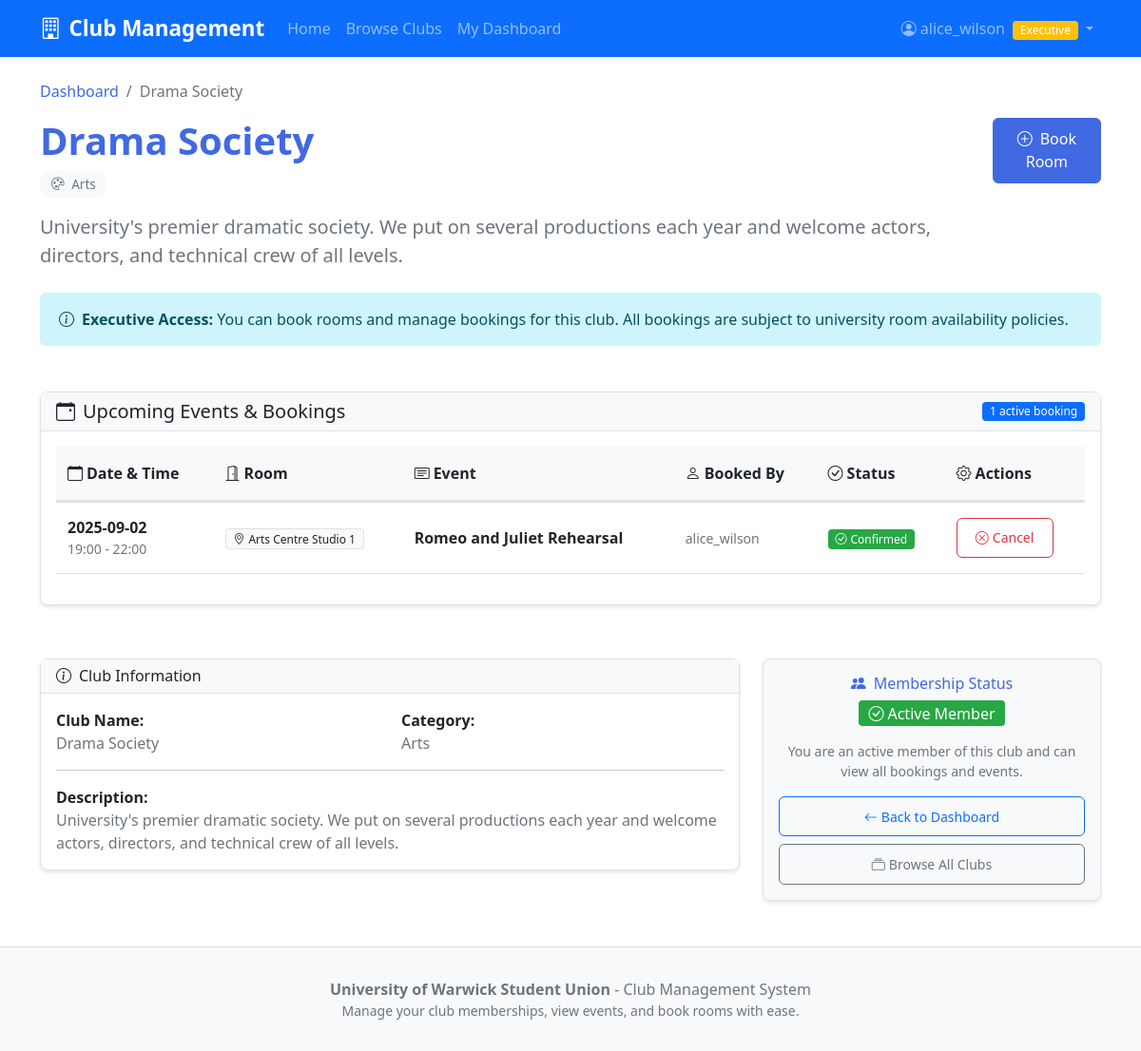
Screenshot of /club/2 (signed in) with the database file from the repository.
### tables this page shows
CREATE TABLE users (
    id INTEGER PRIMARY KEY AUTOINCREMENT,
    student_reg_number TEXT NOT NULL UNIQUE,
    username TEXT NOT NULL UNIQUE,
    email TEXT NOT NULL UNIQUE,
    phone_number TEXT,
    password TEXT NOT NULL, -- NOTE: In production, passwords should be hashed using bcrypt or similar
    role TEXT NOT NULL DEFAULT 'member' CHECK (role IN ('member', 'executive'))
);

CREATE TABLE clubs (
    id INTEGER PRIMARY KEY AUTOINCREMENT,
    name TEXT NOT NULL UNIQUE,
    description TEXT,
    category TEXT NOT NULL DEFAULT 'General' CHECK (category IN ('Academic', 'Sports', 'Arts', 'Cultural', 'Technology', 'Social', 'General'))
);

CREATE TABLE bookings (
    id INTEGER PRIMARY KEY AUTOINCREMENT,
    club_id INTEGER NOT NULL,
    booked_by_user_id INTEGER NOT NULL,
    room_name TEXT NOT NULL,
    event_title TEXT NOT NULL,
    start_time DATETIME NOT NULL,
    end_time DATETIME NOT NULL,
    status TEXT NOT NULL DEFAULT 'Confirmed' CHECK (status IN ('Confirmed', 'Cancelled')),
    created_at DATETIME DEFAULT CURRENT_TIMESTAMP,
    FOREIGN KEY (club_id) REFERENCES clubs (id) ON DELETE CASCADE,
    FOREIGN KEY (booked_by_user_id) REFERENCES users (id) ON DELETE CASCADE
);

### app.py (the view)
@app.route('/club/<int:club_id>')
def club_details(club_id):
    if 'user_id' not in session:
        flash('Please log in to view club details.', 'warning')
        return redirect(url_for('login'))
    db = get_db()
    membership = db.execute('''
        SELECT * FROM memberships
        WHERE user_id = ? AND club_id = ?
    ''', (session['user_id'], club_id)).fetchone()
    if not membership:
        flash('You must be a member of this club to view its details.', 'danger')
        return redirect(url_for('dashboard'))
    club = db.execute('SELECT * FROM clubs WHERE id = ?', (club_id,)).fetchone()
    bookings = db.execute('''
        SELECT b.*, u.username as booked_by_username
        FROM bookings b
        JOIN users u ON b.booked_by_user_id = u.id
        WHERE b.club_id = ? AND b.status = 'Confirmed'
        AND datetime(b.start_time) >= datetime('now')
        ORDER BY b.start_time
    ''', (club_id,)).fetchall()
    db.close()
    return render_template('club_details.html', club=club, bookings=bookings, user_role=get_user_role())

### templates/club_details.html (shortened to what this page needs)
{% extends "layout.html" %}
{% block content %}
<div class="container mt-4">
    <div class="row mb-4">
        <div class="col-12">
            <nav aria-label="breadcrumb">
                <ol class="breadcrumb">
                    <li class="breadcrumb-item"><a href="{{ url_for('dashboard') }}">Dashboard</a></li>
                    <li class="breadcrumb-item active">{{ club.name }}</li>
                </ol>
            </nav>
            <div class="d-flex justify-content-between align-items-start">
                <div>
                    <h2 class="display-6 fw-bold text-primary mb-2">{{ club.name }}</h2>
                    <span class="category-badge mb-3">
                        {% if club.category == 'Technology' %}
                            <i class="bi bi-laptop me-1"></i>
                        {% elif club.category == 'Sports' %}
                            <i class="bi bi-trophy me-1"></i>
                        {% elif club.category == 'Arts' %}
                            <i class="bi bi-palette me-1"></i>
                        {% elif club.category == 'Academic' %}
                            <i class="bi bi-book me-1"></i>
                        {% elif club.category == 'Cultural' %}
                            <i class="bi bi-globe me-1"></i>
                        {% else %}
                            <i class="bi bi-people me-1"></i>
                        {% endif %}
                        {{ club.category }}
                    </span>
                    {% if club.description %}
                    <p class="lead text-muted mb-0">{{ club.description }}</p>
                    {% endif %}
                </div>
                {% if user_role == 'executive' %}
                <div>
                    <button type="button" class="btn btn-primary" data-bs-toggle="modal" data-bs-target="#bookingModal">
                        <i class="bi bi-plus-circle me-2"></i>Book Room
                    </button>
                </div>
                {% endif %}
            </div>
        </div>
    </div>
    {% if user_role == 'executive' %}
    <div class="row mb-4">
        <div class="col-12">
            <div class="alert alert-info">
                <div class="d-flex align-items-center">
                    <i class="bi bi-info-circle me-2"></i>
                    <div>
                        <strong>Executive Access:</strong> You can book rooms and manage bookings for this club.
                        All bookings are subject to university room availability policies.
                    </div>
                </div>
            </div>
        </div>
    </div>
    {% endif %}
    <div class="row">
        <div class="col-12">
            <div class="card card-spacing">
                <div class="card-header d-flex justify-content-between align-items-center">
                    <h5 class="mb-0">
                        <i class="bi bi-calendar-event me-2"></i>Upcoming Events & Bookings
                    </h5>
                    <span class="badge bg-primary">{{ bookings|length }} active booking{{ 's' if bookings|length != 1 else '' }}</span>
                </div>
                {% if bookings %}
                <div class="card-body">
                    <div class="table-responsive">
                        <table class="table table-hover">
                            <thead>
                                <tr>
                                    <th><i class="bi bi-calendar me-1"></i>Date & Time</th>
                                    <th><i class="bi bi-door-open me-1"></i>Room</th>
                                    <th><i class="bi bi-card-text me-1"></i>Event</th>
                                    <th><i class="bi bi-person me-1"></i>Booked By</th>
                                    <th><i class="bi bi-check-circle me-1"></i>Status</th>
                                    {% if user_role == 'executive' %}
                                    <th><i class="bi bi-gear me-1"></i>Actions</th>
                                    {% endif %}
                                </tr>
                            </thead>
                            <tbody>
                                {% for booking in bookings %}
                                <tr>
                                    <td>
                                        <div class="d-flex flex-column">
                                            <strong>{{ booking.start_time[:10] }}</strong>
                                            <small class="text-muted">
                                                {{ booking.start_time[11:16] }} - {{ booking.end_time[11:16] }}
                                            </small>
                                        </div>
                                    </td>
                                    <td>
                                        <span class="badge bg-light text-dark border">
                                            <i class="bi bi-geo-alt me-1"></i>{{ booking.room_name }}
                                        </span>
                                    </td>
                                    <td>
                                        <strong>{{ booking.event_title }}</strong>
                                    </td>
                                    <td>
                                        <small class="text-muted">{{ booking.booked_by_username }}</small>
                                    </td>
                                    <td>
                                        {% if booking.status == 'Confirmed' %}
                                        <span class="badge bg-success">
                                            <i class="bi bi-check-circle me-1"></i>Confirmed
                                        </span>
                                        {% else %}
                                        <span class="badge bg-secondary">
                                            <i class="bi bi-x-circle me-1"></i>{{ booking.status }}
                                        </span>
                                        {% endif %}
                                    </td>
                                    {% if user_role == 'executive' %}
                                    <td>
                                        {% if booking.status == 'Confirmed' %}
                                        <a href="{{ url_for('cancel_booking', booking_id=booking.id) }}"
                                           class="btn btn-outline-danger btn-sm"
                                           onclick="return confirmDelete('Are you sure you want to cancel this booking? This action cannot be undone.')">
                                            <i class="bi bi-x-circle me-1"></i>Cancel
                                        </a>
                                        {% else %}
                                        <span class="text-muted small">No actions</span>
                                        {% endif %}
                                    </td>
                                    {% endif %}
                                </tr>
                                {% endfor %}
                            </tbody>
                        </table>
                    </div>
                </div>
                {% endif %}
            </div>
        </div>
    </div>
    <div class="row mt-4">
        <div class="col-lg-8">
            <div class="card">
                <div class="card-header">
                    <h6 class="mb-0">
                        <i class="bi bi-info-circle me-2"></i>Club Information
                    </h6>
                </div>
                <div class="card-body">
                    <div class="row">
                        <div class="col-sm-6">
                            <strong>Club Name:</strong><br>
                            <span class="text-muted">{{ club.name }}</span>
                        </div>
                        <div class="col-sm-6">
                            <strong>Category:</strong><br>
                            <span class="text-muted">{{ club.category }}</span>
                        </div>
                    </div>
                    {% if club.description %}
                    <hr>
                    <div class="row">
                        <div class="col-12">
                            <strong>Description:</strong><br>
                            <span class="text-muted">{{ club.description }}</span>
                        </div>
                    </div>
                    {% endif %}
                </div>
            </div>
        </div>
        <div class="col-lg-4">
            <div class="card bg-light-custom">
                <div class="card-body text-center">
                    <h6 class="card-title text-primary">
                        <i class="bi bi-people-fill me-2"></i>Membership Status
                    </h6>
                    <div class="mb-3">
                        <span class="badge bg-success fs-6">
                            <i class="bi bi-check-circle me-1"></i>Active Member
                        </span>
                    </div>
                    <p class="card-text small text-muted mb-3">
                        You are an active member of this club and can view all bookings and events.
                    </p>
                    <div class="d-grid gap-2">
                        <a href="{{ url_for('dashboard') }}" class="btn btn-outline-primary btn-sm">
                            <i class="bi bi-arrow-left me-1"></i>Back to Dashboard
                        </a>
                        <a href="{{ url_for('clubs') }}" class="btn btn-outline-secondary btn-sm">
                            <i class="bi bi-collection me-1"></i>Browse All Clubs
                        </a>
                    </div>
                </div>
            </div>
        </div>
    </div>
</div>
{% endblock %}

### templates/layout.html (shortened to what this page needs)
<!DOCTYPE html>
<html lang="en">
<head>
    <link href="https://cdn.jsdelivr.net/npm/bootstrap@5.1.3/dist/css/bootstrap.min.css" rel="stylesheet">
    <link rel="stylesheet" href="https://cdn.jsdelivr.net/npm/bootstrap-icons@1.7.2/font/bootstrap-icons.css">
    <link rel="stylesheet" href="{{ url_for('static', filename='styles.css') }}">
</head>
<body>
    <nav class="navbar navbar-expand-lg navbar-dark bg-primary">
        <div class="container">
            <a class="navbar-brand" href="{{ url_for('index') }}">
                <i class="bi bi-building me-2"></i>Club Management
            </a>
            <div class="collapse navbar-collapse" id="navbarNav">
                <ul class="navbar-nav me-auto">
                    <li class="nav-item">
                        <a class="nav-link" href="{{ url_for('index') }}">Home</a>
                    </li>
                    <li class="nav-item">
                        <a class="nav-link" href="{{ url_for('clubs') }}">Browse Clubs</a>
                    </li>
                    {% if session.user_id %}
                    <li class="nav-item">
                        <a class="nav-link" href="{{ url_for('dashboard') }}">My Dashboard</a>
                    </li>
                    {% endif %}
                </ul>
                <ul class="navbar-nav">
                    {% if session.user_id %}
                        <li class="nav-item dropdown">
                            <a class="nav-link dropdown-toggle" href="#" id="navbarDropdown" role="button" data-bs-toggle="dropdown">
                                <i class="bi bi-person-circle me-1"></i>{{ session.username }}
                                {% if session.role == 'executive' %}
                                    <span class="badge bg-warning ms-1">Executive</span>
                                {% endif %}
                            </a>
                        </li>
                    {% endif %}
                </ul>
            </div>
        </div>
    </nav>
    <main>
        {% block content %}{% endblock %}
    </main>
    <footer class="footer mt-5">
        <div class="container">
            <div class="row justify-content-center">
                    <p class="mb-0">
                        <strong>University of Warwick Student Union</strong> - Club Management System
                    </p>
                    <small>Manage your club memberships, view events, and book rooms with ease.</small>
                </div>
            </div>
    </footer>
</body>
</html>

### rows the page displays
users: username "alice_wilson"
clubs: name "Drama Society", category "Arts", description "University's premier dramatic society. We put on several productions each year and welcome actors, directors, and technical crew of all levels."
bookings: start_time "2025-09-02", start_time "19:00", end_time "22:00", room_name "Arts Centre Studio 1", event_title "Romeo and Juliet Rehearsal", booked_by_username "alice_wilson", status "Confirmed" (drawn)

### other values shown
{{ bookings|length }} "1"
